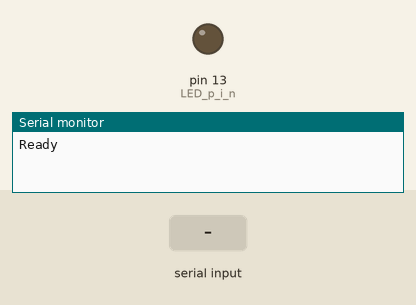
Bench run of a sketch on a simulated Arduino Uno, built with avr-gcc and run on an emulated ATmega328P. Parts: output pins drawn as LEDs (lit = HIGH), the last lines printed to the serial monitor. The inputs (shaded band) are chosen by the test bench.

Above: at 1.2 s.
1.3 s: "0" received over Serial
At 2.1 s:
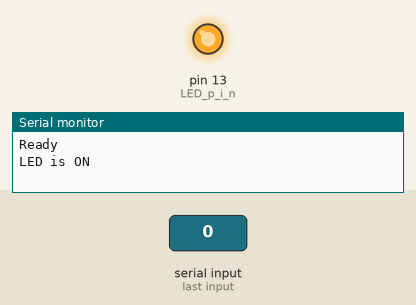
2.8 s: "1" received over Serial
At 3.6 s:
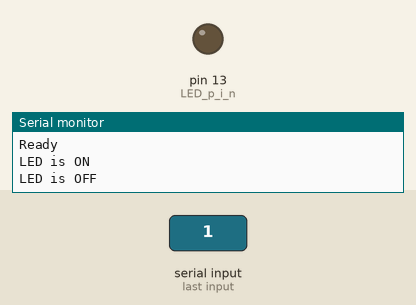
Timing chart, 0 to 5.8 s (numbered marks = the images above; inputs shaded):
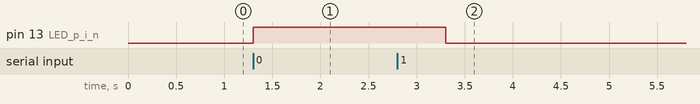

The sketch:

sketch_febEjer1.ino
```cpp
int inByte ; // S t o r e s incoming command
void setup () {
  Serial.begin(9600);
  pinMode (13, OUTPUT); // LED p i n
  Serial.println ("Ready") ; // Ready t o r e c e i v e commands
}
void loop () {
  if (Serial.available() > 0 ) { // A byte i s ready t o r e c e i v e
    inByte = Serial.read () ;
    if (inByte == '0' ) { // byte i s ’ o ’
      digitalWrite (13,HIGH);
      Serial.println ( "LED is ON" ) ;
      delay(2000);
    }
    else
    {
      // byte i s n ’ t ’ o ’
      digitalWrite (13, LOW) ;
      Serial.println ( "LED is OFF" ) ;
    }
  }
}
```

Measured:
- after the input at 1.3 s, pin 13 (LED_p_i_n): LOW → HIGH at once
- after the input at 2.8 s, pin 13 (LED_p_i_n): HIGH → LOW after 0.50 s
